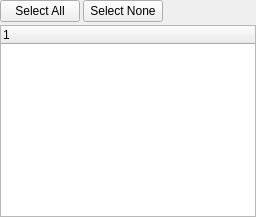
     <widget class="QWidget" name="pageContents">
      <layout class="QVBoxLayout" name="verticalLayout_3">
       <property name="spacing">
        <number>3</number>
       </property>
       <property name="leftMargin">
        <number>0</number>
       </property>
       <property name="topMargin">
        <number>0</number>
       </property>
       <property name="rightMargin">
        <number>0</number>
       </property>
       <property name="bottomMargin">
        <number>0</number>
       </property>
       <item>
        <layout class="QHBoxLayout" name="contentFilterLayout">
         <item>
          <widget class="QPushButton" name="selectAllButton">
           <property name="text">
            <string>Select All</string>
           </property>
          </widget>
         </item>
         <item>
          <widget class="QPushButton" name="selectNoneButton">
           <property name="text">
            <string>Select None</string>
           </property>
          </widget>
         </item>
         <item>
          <spacer name="horizontalSpacer">
           <property name="orientation">
            <enum>Qt::Orientation::Horizontal</enum>
           </property>
           <property name="sizeHint" stdset="0">
            <size>
             <width>40</width>
             <height>20</height>
            </size>
           </property>
          </spacer>
         </item>
        </layout>
       </item>
       <item>
        <widget class="MappedContentTreeWidget" name="filesList">
         <property name="contextMenuPolicy">
          <enum>Qt::ContextMenuPolicy::CustomContextMenu</enum>
         </property>
         <property name="editTriggers">
          <set>QAbstractItemView::EditTrigger::AllEditTriggers</set>
         </property>
         <property name="selectionMode">
          <enum>QAbstractItemView::SelectionMode::ExtendedSelection</enum>
         </property>
         <property name="allColumnsShowFocus">
          <bool>true</bool>
         </property>
        </widget>
       </item>
      </layout>
     </widget>
